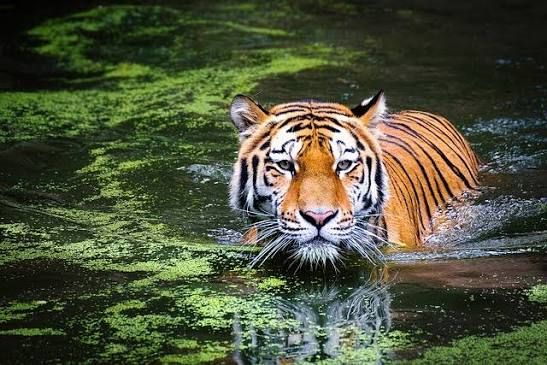
#> input picture LAB/Input/ex12.jpg, 547 x 365 px, found by its file name
$ python e12.py
#> lines starting #> are read from the running program, lines starting #| are printed output that depends on the picture
import cv2
import numpy as np

img = cv2.imread('./Input/ex12.jpg')
#> img is the input picture: shape (365, 547, 3); mean B, G, R 59.3, 83.1, 77.5
pts_src = np.float32([[100,100],[400,100],[400,400],[100,400]])
pts_dst = np.float32([[80,120],[420,80],[380,420],[120,380]])

M = cv2.getPerspectiveTransform(pts_src, pts_dst)
warped = cv2.warpPerspective(img, M, (img.shape[1], img.shape[0]))
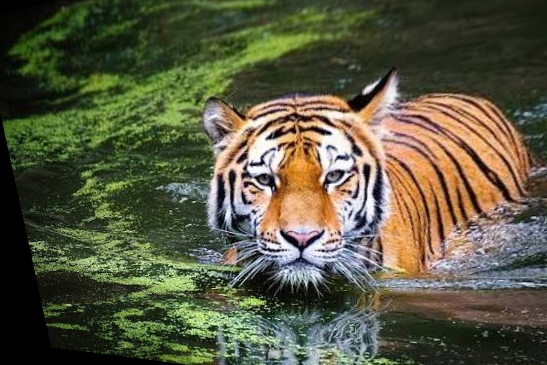
#> warped: shape (365, 547, 3); mean B, G, R 65.3, 89, 89.2

cv2.imshow('Original', img)
cv2.imshow('Warped', warped)
cv2.waitKey(0); cv2.destroyAllWindows()
cv2.imwrite('perspective_transformed.jpg', warped)

$ run again, with LAB/Input/ex10.jpg copied over LAB/Input/ex12.jpg
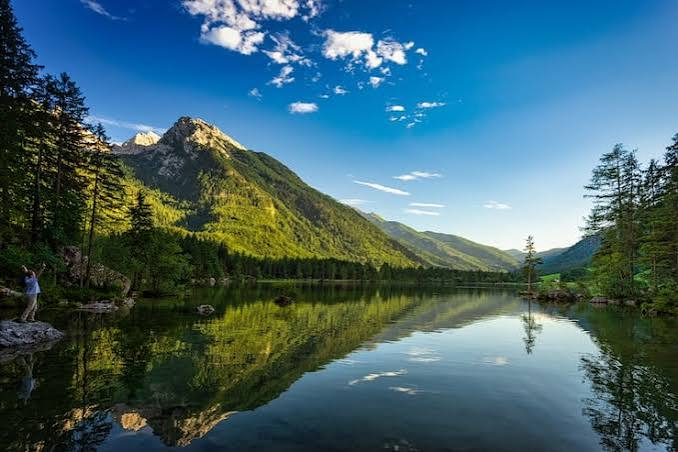
#> input picture LAB/Input/ex10.jpg, 678 x 452 px, found by its file name
#> img is the input picture: shape (452, 678, 3); mean B, G, R 110.2, 101.1, 67.4
#> `warped = cv2.warpPerspective(img, M, (img.shape[1], img.shape[0]))`:
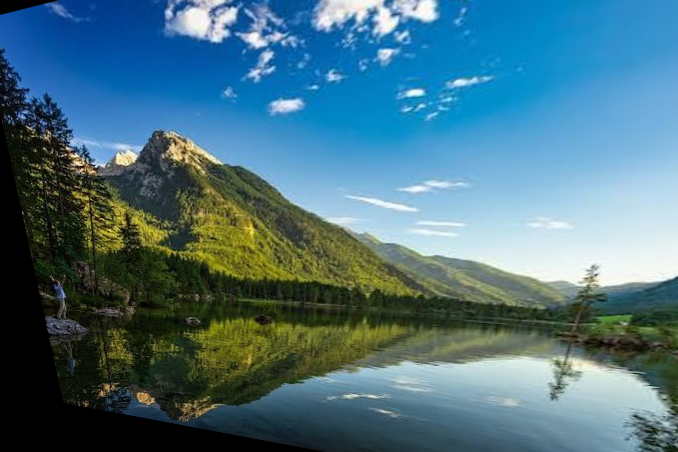
#> warped: shape (452, 678, 3); mean B, G, R 127.3, 113.7, 74.7

$ run again, with LAB/Input/ex11.jpg copied over LAB/Input/ex12.jpg
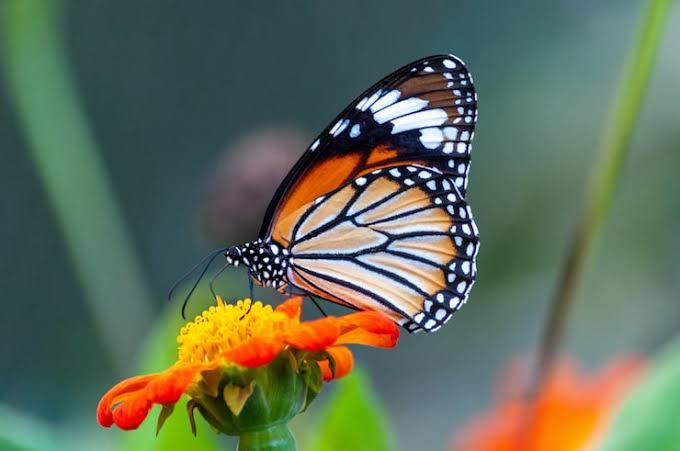
#> input picture LAB/Input/ex11.jpg, 680 x 451 px, found by its file name
#> img is the input picture: shape (451, 680, 3); mean B, G, R 89.9, 109.4, 97.3
#> `warped = cv2.warpPerspective(img, M, (img.shape[1], img.shape[0]))`:
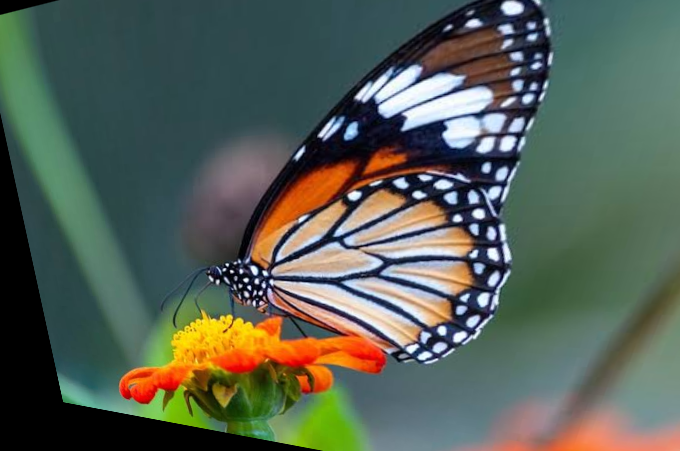
#> warped: shape (451, 680, 3); mean B, G, R 85.5, 96.5, 86.9
